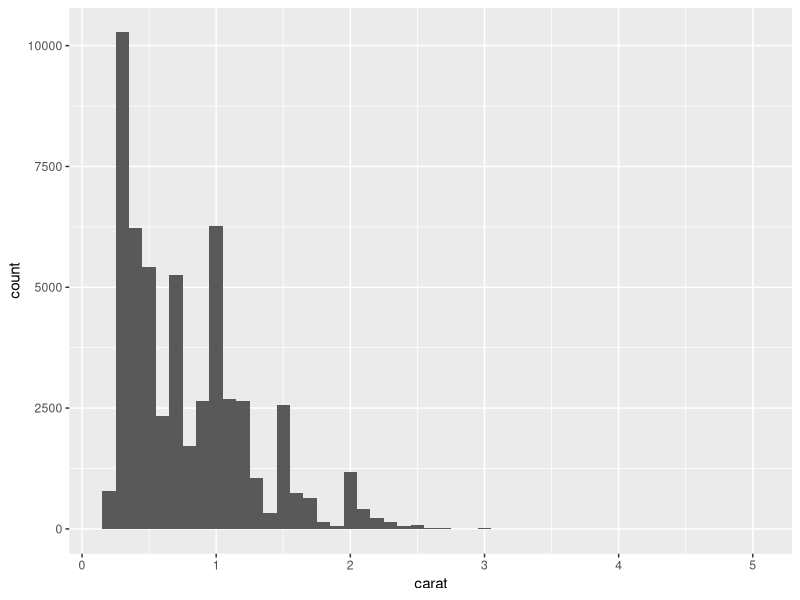

The R source for this figure:
# ggplot2 is a powerful and popular R package for creating elegant data visualizations
# It implements the "Grammar of Graphics" - a systematic approach to building plots
# layer by layer, making it flexible and consistent for creating complex graphics

# Install and load ggplot2 if not already installed
install.packages("ggplot2")
library(ggplot2)

# The Basic Components of a ggplot2 Plot:
# 1. Data: The dataset you want to visualize
# 2. Geometries (geom): The actual visual elements (points, lines, bars, etc.)
# 3. Aesthetics (aes): Mapping of variables to visual properties (x, y, color, size, etc.)
# 4. Facets: Creating multiple plots based on categorical variables
# 5. Themes: Visual customization of non-data elements


my_hist <- ggplot(diamonds, aes(x = carat)) +
  geom_histogram(binwidth = 0.1)

my_hist

 
